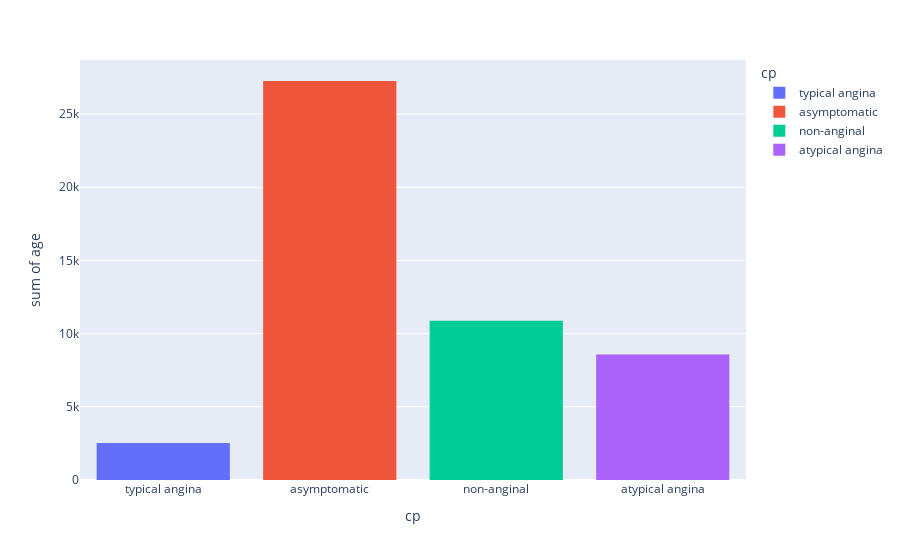

Source (notebook cell):
### Code cell
# draw the plot of age column grouped by by cp using plotly
fig = px.histogram(df, x='cp', y='age', color='cp')
fig.show()

### Figure 1 — Plotly figure (JSON) as saved in the notebook; plotly's stock layout.template omitted (floating-point values rounded to 4 significant figures; data arrays with more than 128 entries replaced by an {"elided": "..."} marker saying what was removed)
{"data": [{"alignmentgroup": "True", "bingroup": "x", "histfunc": "sum", "hovertemplate": "cp=%{x}<br>sum of age=%{y}<extra></extra>", "legendgroup": "typical angina", "marker": {"color": "#636efa", "pattern": {"shape": ""}}, "name": "typical angina", "offsetgroup": "typical angina", "orientation": "v", "showlegend": true, "type": "histogram", "x": ["typical angina", "typical angina", "typical angina", "typical angina", "typical angina", "typical angina", "typical angina", "typical angina", "typical angina", "typical angina", "typical angina", "typical angina", "typical angina", "typical angina", "typical angina", "typical angina", "typical angina", "typical angina", "typical angina", "typical angina", "typical angina", "typical angina", "typical angina", "typical angina", "typical angina", "typical angina", "typical angina", "typical angina", "typical angina", "typical angina", "typical angina", "typical angina", "typical angina", "typical angina", "typical angina", "typical angina", "typical angina", "typical angina", "typical angina", "typical angina", "typical angina", "typical angina", "typical angina", "typical angina", "typical angina", "typical angina"], "xaxis": "x", "y": [63, 64, 58, 66, 69, 40, 51, 34, 52, 65, 59, 52, 42, 59, 69, 59, 38, 56, 61, 60, 59, 64, 45, 30, 35, 43, 47, 54, 57, 62, 34, 43, 46, 55, 32, 62, 62, 67, 67, 65, 49, 62, 61, 68, 74, 62], "yaxis": "y"}, {"alignmentgroup": "True", "bingroup": "x", "histfunc": "sum", "hovertemplate": "cp=%{x}<br>sum of age=%{y}<extra></extra>", "legendgroup": "asymptomatic", "marker": {"color": "#EF553B", "pattern": {"shape": ""}}, "name": "asymptomatic", "offsetgroup": "asymptomatic", "orientation": "v", "showlegend": true, "type": "histogram", "x": {"elided": "496 str values"}, "xaxis": "x", "y": {"elided": "496 int values"}, "yaxis": "y"}, {"alignmentgroup": "True", "bingroup": "x", "histfunc": "sum", "hovertemplate": "cp=%{x}<br>sum of age=%{y}<extra></extra>", "legendgroup": "non-anginal", "marker": {"color": "#00cc96", "pattern": {"shape": ""}}, "name": "non-anginal", "offsetgroup": "non-anginal", "orientation": "v", "showlegend": true, "type": "histogram", "x": {"elided": "204 str values"}, "xaxis": "x", "y": {"elided": "204 int values"}, "yaxis": "y"}, {"alignmentgroup": "True", "bingroup": "x", "histfunc": "sum", "hovertemplate": "cp=%{x}<br>sum of age=%{y}<extra></extra>", "legendgroup": "atypical angina", "marker": {"color": "#ab63fa", "pattern": {"shape": ""}}, "name": "atypical angina", "offsetgroup": "atypical angina", "orientation": "v", "showlegend": true, "type": "histogram", "x": {"elided": "174 str values"}, "xaxis": "x", "y": {"elided": "174 int values"}, "yaxis": "y"}], "layout": {"barmode": "relative", "legend": {"title": {"text": "cp"}, "tracegroupgap": 0}, "margin": {"t": 60}, "xaxis": {"anchor": "y", "categoryarray": ["typical angina", "asymptomatic", "non-anginal", "atypical angina"], "categoryorder": "array", "domain": [0, 1], "title": {"text": "cp"}}, "yaxis": {"anchor": "x", "domain": [0, 1], "title": {"text": "sum of age"}}}}
